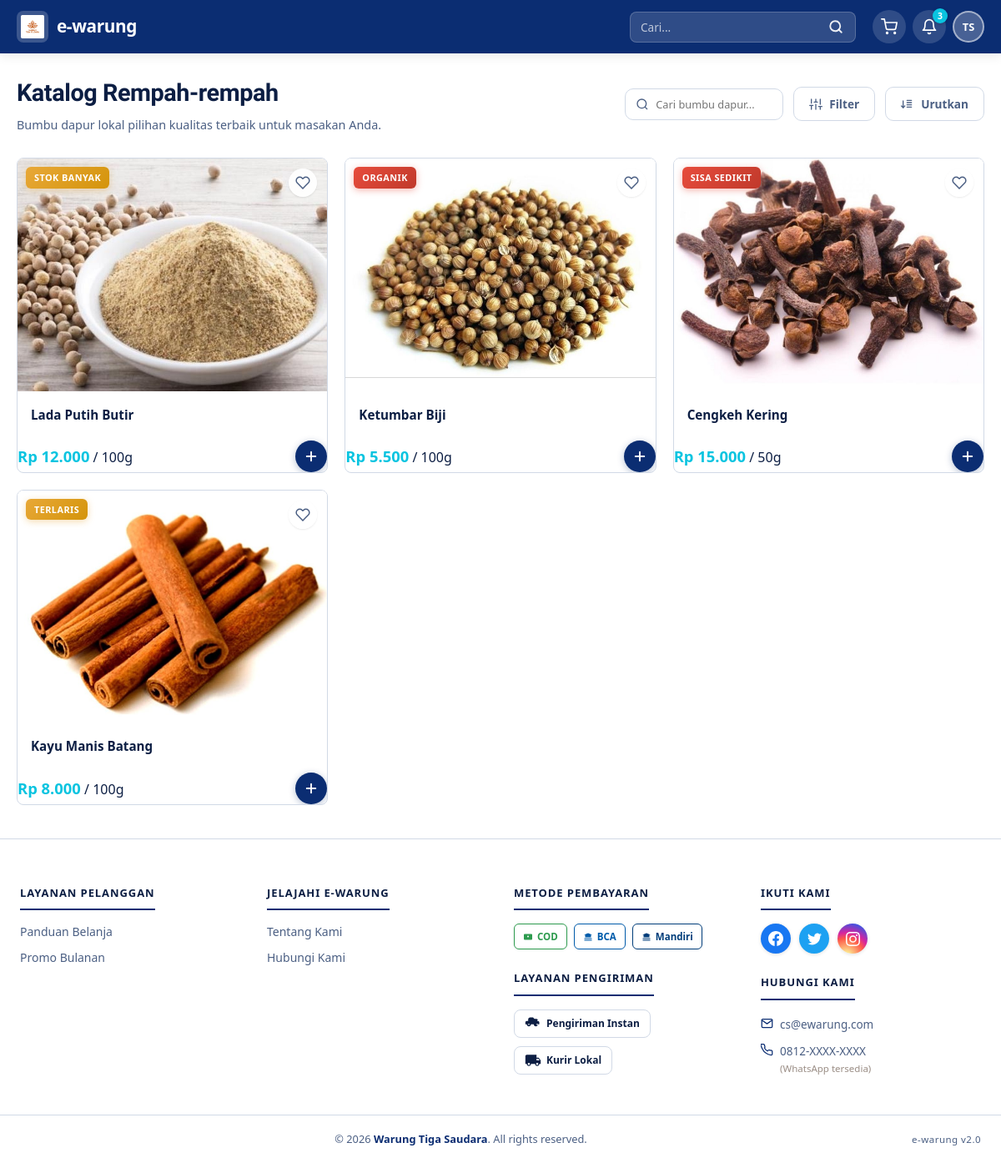
The app's page /index.php?page=rempah, older data.
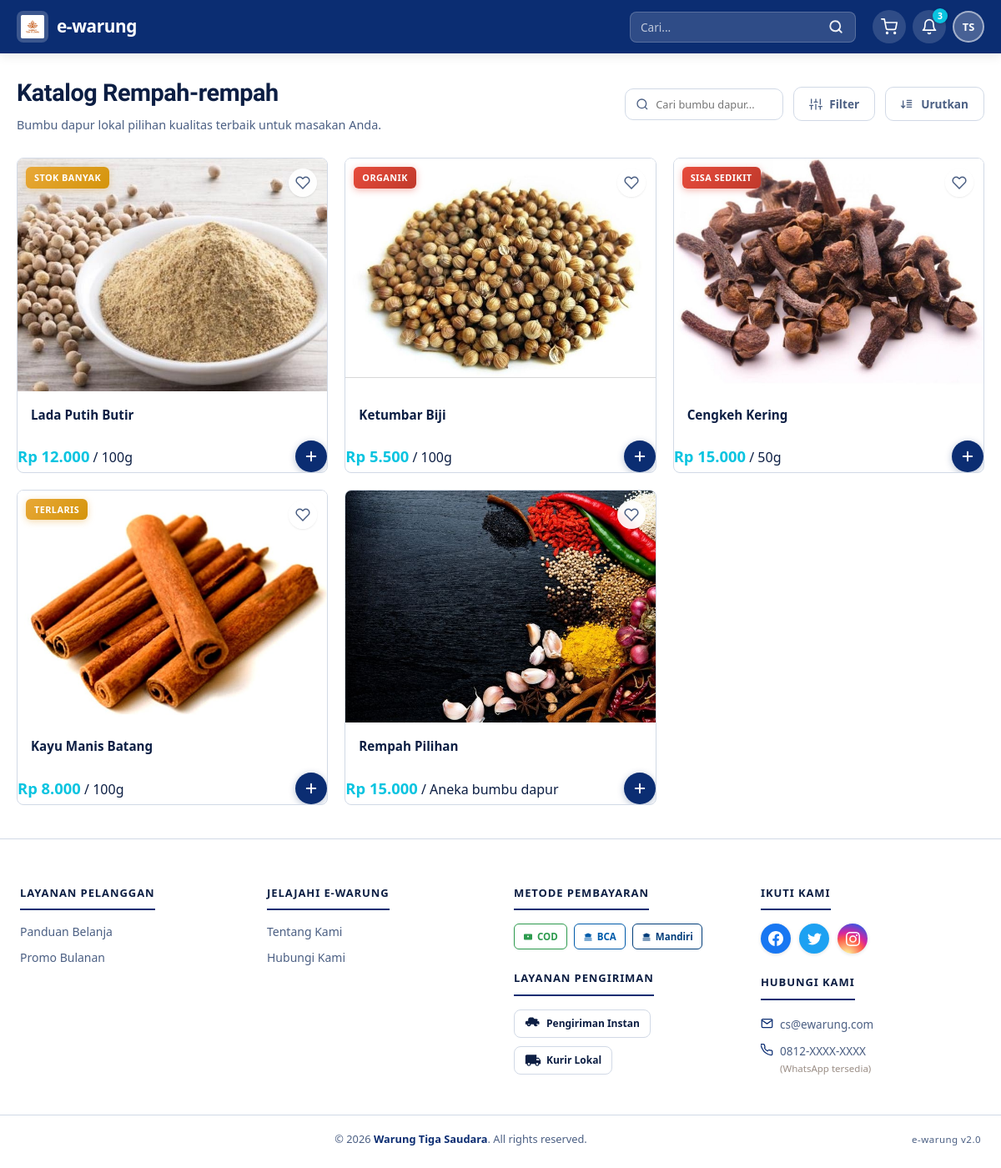
The same page, newer data.
### tables this page shows
CREATE TABLE `products` (
    `id`          INT AUTO_INCREMENT PRIMARY KEY,
    `name`        VARCHAR(100)   NOT NULL,
    `category`    VARCHAR(50)    NOT NULL,
    `unit_desc`   VARCHAR(100)   NOT NULL,
    `price`       DECIMAL(10,2)  NOT NULL,
    `image_url`   VARCHAR(255)   NOT NULL,
    `badge_label` VARCHAR(50)    DEFAULT NULL,
    `created_at`  TIMESTAMP      DEFAULT CURRENT_TIMESTAMP,
    `updated_at`  TIMESTAMP      DEFAULT CURRENT_TIMESTAMP ON UPDATE CURRENT_TIMESTAMP
);

### config/db_connect.php (called while the page is built, shortened)
<?php
function getProductImage(string $name, string $dbUrl = ''): string
{
    if ($dbUrl !== '' && $dbUrl !== 'assets/images/logo.png' && $dbUrl !== 'assets/images/logo.png') {
        $testUrl = $dbUrl;
    }
    return $map[$name] ?? 'assets/images/logo.png';
}

### pages/rempah.php (the view, shortened to what the changed rows need)
<?php
require_once dirname(__DIR__) . '/config/db_connect.php';
$searchQuery = isset($_GET['search']) ? trim($_GET['search']) : '';
try {
    if ($searchQuery !== '') {
        $stmt = $pdo->prepare("SELECT * FROM products WHERE category = 'Rempah-rempah' AND name LIKE ? ORDER BY id ASC");
        $stmt->execute(['%' . $searchQuery . '%']);
    } else {
        $stmt = $pdo->prepare("SELECT * FROM products WHERE category = 'Rempah-rempah' ORDER BY id ASC");
        $stmt->execute();
    }
    $rempahProducts = $stmt->fetchAll();
} catch (PDOException $e) {
    $rempahProducts = [];
    error_log('Rempah fetch error: ' . $e->getMessage());
}
?>
<div class="catalog-header fade-in">
    <div>
        <h1 class="catalog-header__title">Katalog Rempah-rempah</h1>
    </div>
</div>
<div class="products__grid">
    <?php if (!empty($rempahProducts)): ?>
        <?php foreach ($rempahProducts as $product): ?>
            <div class="product-card fade-in" id="product-<?= htmlspecialchars($product['id']) ?>">
                <a href="detail_produk.php?id=<?= (int) $product['id'] ?>" class="product-card__link" style="text-decoration:none;color:inherit;display:block;">
                    <div class="product-card__image-wrapper">
                        <img
                            src="<?= htmlspecialchars(getProductImage($product['name'], $product['image_url'] ?? '')) ?>"
                            alt="<?= htmlspecialchars($product['name']) ?>"
                            class="product-card__image"
                            loading="lazy"
                        >
                        <?php if (!empty($product['badge_label'])): ?>
                            <span class="product-card__badge
                                <?= ($product['badge_label'] === 'Terlaris' || $product['badge_label'] === 'Stok Banyak')
                                    ? 'product-card__badge--laris'
                                    : 'product-card__badge--promo' ?>">
                                <?= htmlspecialchars($product['badge_label']) ?>
                            </span>
                        <?php endif; ?>
                        <button class="btn-wishlist" title="Tambah ke Wishlist" onclick="event.preventDefault();event.stopPropagation();">
                            <svg viewBox="0 0 24 24" fill="none" stroke="currentColor" stroke-width="2" stroke-linecap="round" stroke-linejoin="round">
                                <path d="M20.84 4.61a5.5 5.5 0 00-7.78 0L12 5.67l-1.06-1.06a5.5 5.5 0 00-7.78 7.78l1.06 1.06L12 21.23l7.78-7.78 1.06-1.06a5.5 5.5 0 000-7.78z"/>
                            </svg>
                        </button>
                    </div>
                    <div class="product-card__info">
                        <h3 class="product-card__name"><?= htmlspecialchars($product['name']) ?></h3>
                    </div>
                </a>
                <div class="product-card__footer">
                    <div>
                        <span class="product-card__price"><?= formatRupiah((float) $product['price']) ?></span>
                        <span class="product-card__unit-label">/ <?= htmlspecialchars(explode(' / ', $product['unit_desc'])[0]) ?></span>
                    </div>
                    <form action="<?= BASE_URL ?>process/cart_action.php" method="POST" style="margin:0;">
                        <button type="submit" class="product-card__cart-btn product-card__cart-btn--round" title="Tambah ke Keranjang">
                            <svg viewBox="0 0 24 24" fill="none" stroke="currentColor" stroke-width="2.5" stroke-linecap="round" stroke-linejoin="round">
                                <line x1="12" y1="5" x2="12" y2="19"/>
                                <line x1="5" y1="12" x2="19" y2="12"/>
                            </svg>
                        </button>
                    </form>
                </div>
            </div>
        <?php endforeach; ?>
    <?php else: ?>
        <div style="grid-column: 1 / -1; text-align: center; padding: 48px 20px; color: var(--color-text-light);">
            <p>Tidak ada produk kategori Rempah-rempah.</p>
        </div>
    <?php endif; ?>
</div>

Row changes from the older to the newer data that the page shows:
now on this page (row edited): products: name+image_url (picture), name "Rempah Pilihan", price "Rp 15.000", unit_desc "Aneka bumbu dapur"
